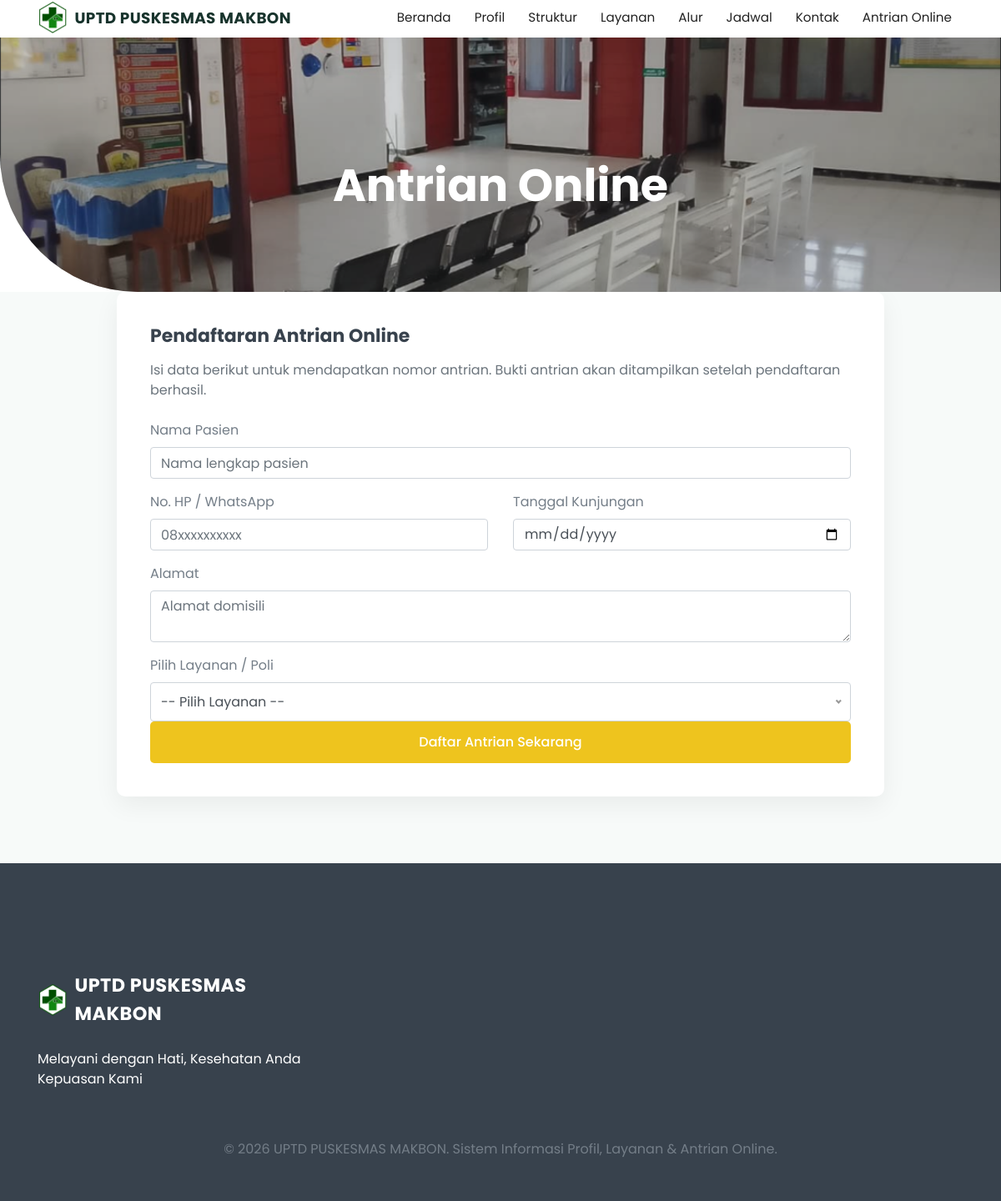
/antrian.php, run on the app's committed database.
### tables this page shows
CREATE TABLE `profil_puskesmas` (
  `id_profil` int NOT NULL,
  `nama_puskesmas` varchar(150) NOT NULL,
  `deskripsi_beranda` text,
  `visi` text,
  `misi` text,
  `sejarah` text,
  `alamat` text,
  `kontak` varchar(100) DEFAULT NULL,
  `email` varchar(100) DEFAULT NULL,
  `jam_operasional` varchar(150) DEFAULT NULL,
  `qr_bpjs` varchar(255) DEFAULT NULL
);

### includes/functions.php (called while the page is built, shortened)
<?php
function clean($str)
{
    return htmlspecialchars(trim($str ?? ''), ENT_QUOTES, 'UTF-8');
}

### antrian.php (the view, shortened to what this page needs)
<?php
$base = '';
$page_title = 'Antrian Online';
require_once __DIR__ . '/includes/header.php';
?>
<h4 class="mb-3">Pendaftaran Antrian Online</h4>
<p class="mb-4 text-muted">Isi data berikut untuk mendapatkan nomor antrian. Bukti antrian akan ditampilkan setelah pendaftaran berhasil.</p>
<form action="antrian_proses.php" method="POST">
    <div class="form-group mb-3">
        <label>Nama Pasien</label>
        <input type="text" class="form-control" name="nama_pasien" required placeholder="Nama lengkap pasien">
    </div>
    <div class="row">
        <div class="col-md-6 form-group mb-3">
            <label>No. HP / WhatsApp</label>
            <input type="text" class="form-control" name="no_hp" required placeholder="08xxxxxxxxxx">
        </div>
        <div class="col-md-6 form-group mb-3">
            <label>Tanggal Kunjungan</label>
            <input type="date" class="form-control" name="tanggal_antrian" min="<?= date('Y-m-d') ?>" required>
        </div>
    </div>
    <div class="form-group mb-3">
        <label>Alamat</label>
        <textarea name="alamat" class="form-control" rows="2" placeholder="Alamat domisili"></textarea>
    </div>
    <div class="form-group mb-4">
        <label>Pilih Layanan / Poli</label>
    </div>
    <button type="submit" class="main-btn w-100">Daftar Antrian Sekarang</button>
</form>
<?php require_once __DIR__ . '/includes/footer.php'; ?>

### includes/header.php (shortened to what this page needs)
<?php
require_once __DIR__ . '/functions.php';
require_once __DIR__ . '/../config/database.php';
$stmt = $pdo->query("SELECT * FROM profil_puskesmas LIMIT 1");
$profil = $stmt->fetch() ?: [];
$nama_puskesmas = $profil['nama_puskesmas'] ?? 'Puskesmas Makbon';
$base = $base ?? '';
?>
<!doctype html>
<html class="no-js" lang="id">
<head>
    <link rel="stylesheet" href="<?= $base ?>assets/traveland/css/animate.css">
    <link rel="stylesheet" href="<?= $base ?>assets/traveland/css/nice-select.css">
    <link rel="stylesheet" href="<?= $base ?>assets/traveland/css/LineIcons.2.0.css">
    <link rel="stylesheet" href="<?= $base ?>assets/traveland/css/bootstrap.4.5.2.min.css">
    <link rel="stylesheet" href="<?= $base ?>assets/traveland/css/default.css">
    <link rel="stylesheet" href="<?= $base ?>assets/traveland/css/style.css">
</head>
<body>
    <section class="header_area">
        <div class="header_navbar">
            <div class="container">
                <div class="row">
                    <div class="col-lg-12">
                        <nav class="navbar navbar-expand-lg">
                            <a class="navbar-brand navbar-brand-text d-flex align-items-center" href="<?= $base ?>index.php">
                                <img src="<?= $base ?>assets/img/logo.png?v=<?= time() ?>" alt="Logo" style="height: 50px; margin-right: 10px;">
                                <span><?= clean($nama_puskesmas) ?></span>
                            </a>
                            <div class="collapse navbar-collapse sub-menu-bar" id="navbarSupportedContent">
                                <ul id="nav" class="navbar-nav ml-auto">
                                    <li class="nav-item <?= (isset($page_title) && strpos($page_title, 'Beranda') !== false) ? 'active' : '' ?>"><a href="<?= $base ?>index.php">Beranda</a></li>
                                    <li class="nav-item <?= (isset($page_title) && strpos($page_title, 'Profil') !== false) ? 'active' : '' ?>"><a href="<?= $base ?>profil.php">Profil</a></li>
                                    <li class="nav-item <?= (isset($page_title) && strpos($page_title, 'Struktur') !== false) ? 'active' : '' ?>"><a href="<?= $base ?>struktur.php">Struktur</a></li>
                                    <li class="nav-item <?= (isset($page_title) && strpos($page_title, 'Layanan') !== false) ? 'active' : '' ?>"><a href="<?= $base ?>layanan.php">Layanan</a></li>
                                    <li class="nav-item <?= (isset($page_title) && strpos($page_title, 'Alur') !== false) ? 'active' : '' ?>"><a href="<?= $base ?>alur.php">Alur</a></li>
                                    <li class="nav-item <?= (isset($page_title) && strpos($page_title, 'Jadwal') !== false) ? 'active' : '' ?>"><a href="<?= $base ?>jadwal.php">Jadwal</a></li>
                                    <li class="nav-item <?= (isset($page_title) && strpos($page_title, 'Kontak') !== false) ? 'active' : '' ?>"><a href="<?= $base ?>kontak.php">Kontak</a></li>
                                    <li class="nav-item <?= (isset($page_title) && strpos($page_title, 'Tracking') !== false || isset($page_title) && strpos($page_title, 'Cek') !== false) ? 'active' : '' ?>"><a href="<?= $base ?>tracking.php">Antrian Online</a></li>
                                    </div>
                            </div>
                    </div>
                </div>
            </div>
        <?php if (!isset($page_title) || $page_title !== 'Beranda'): ?>
        <div class="header_slider header_slider_mini">
            <div class="single_slider bg_cover d-flex align-items-center" style="background-image: url(<?= $base ?>assets/img/lobby.png); height:100%;">
                <div class="container">
                    <div class="row">
                        <div class="col-lg-12">
                            <div class="slider_content text-center">
                                <h2 class="slider_title wow fadeInUp" data-wow-duration="1.3s" data-wow-delay="0.2s"><?= clean($page_title ?? 'Puskesmas Makbon') ?></h2>
                            </div>
                        </div>
                    </div>
                </div>
            </div>
        </div>
        <?php endif; ?>
    </section>
    <?php if (!isset($use_card_wrapper) || $use_card_wrapper === true): ?>
    <section class="main-content-section pb-120">
        <div class="container">
            <div class="row justify-content-center">
                <div class="col-lg-10">
                    <div class="content-card wow fadeInUp" data-wow-duration="1.3s" data-wow-delay="0.4s">
    <?php endif; ?>

### includes/footer.php (shortened to what this page needs)
<?php if (!isset($use_card_wrapper) || $use_card_wrapper === true): ?>
                    </div>
                </div>
            </div>
        </div>
    </section>
    <?php endif; ?>
    <section id="footer" class="footer_area">
        <div class="footer_widget pt-80 pb-50">
            <div class="container">
                <div class="row">
                    <div class="col-lg-4 col-md-6 order-md-1 order-lg-1">
                        <div class="footer_about mt-50">
                            <a href="<?= $base ?? '' ?>index.php" class="navbar-brand-text d-flex align-items-center" style="display:inline-flex;margin-bottom:14px; color:#fff; font-size:1.4rem; font-weight:700;">
                                <img src="<?= $base ?? '' ?>assets/img/logo.png?v=<?= time() ?>" alt="Logo" style="height: 50px; margin-right: 10px;">
                                <span style="color:#fff;"><?= clean($nama_puskesmas) ?></span>
                            </a>
                            <p><?= clean($profil['deskripsi_beranda'] ?? 'Melayani kesehatan masyarakat dengan cepat, ramah, dan terpercaya.') ?></p>
                        </div>
                    </div>
                </div>
            </div>
            <p class="text-center mt-60">&copy; <?= date('Y') ?> <?= clean($nama_puskesmas) ?>. Sistem Informasi Profil, Layanan & Antrian Online.</p>
        </div>
    </section>
</body>
</html>

### assets/traveland/css/default.css (style rules this page uses)
.mt-50 { margin-top: 50px; }
.mt-60 { margin-top: 60px; }
.pt-80 { padding-top: 80px; }
.pb-50 { padding-bottom: 50px; }
.pb-120 { padding-bottom: 120px; }

### assets/traveland/css/style.css (style rules this page uses)
body { font-family: "Poppins", sans-serif; font-weight: normal; font-style: normal; color: #747E88; }
* { margin: 0; padding: 0; -webkit-box-sizing: border-box; box-sizing: border-box; }
img { max-width: 100%; }
a { color: #EEC41E; }
i, span, a { display: inline-block; }
audio, canvas, iframe, img, svg, video { vertical-align: middle; }
h1, h2, h3, h4, h5, h6 { font-family: "Poppins", sans-serif; font-weight: 700; color: #38424D; margin: 0px; }
h2 { font-size: 36px; }
h4 { font-size: 22px; }
ul, ol { margin: 0px; padding: 0px; list-style-type: none; }
p { font-size: 16px; font-weight: 400; line-height: 24px; color: #747E88; margin: 0px; }
.bg_cover { background-position: center center; background-size: cover; background-repeat: no-repeat; width: 100%; height: 100%; }
.main-btn { display: inline-block; font-weight: 500; text-align: center; white-space: nowrap; vertical-align: middle; -webkit-user-select: none; -moz-user-select: none; -ms-user-select: none; user-select: none; border: 0; padding: 0 40px; font-size: 16px; height: 50px; line-height: 50px; border-radius: 5px; color: #fff; cursor: pointer; z-index: 5; -webkit-transition: all 0.4s ease-out 0s; transition: all 0.4s ease-out 0s; background-color: #EEC41E; }
.header_navbar { position: absolute; top: 0; left: 0; width: 100%; z-index: 99; -webkit-transition: all 0.3s ease-out 0s; transition: all 0.3s ease-out 0s; border-bottom: 2px solid rgba(255, 255, 255, 0.21); }
.navbar { padding: 0; border-radius: 5px; position: relative; -webkit-transition: all 0.3s ease-out 0s; transition: all 0.3s ease-out 0s; }
.navbar-brand { padding: 0; }
.navbar-nav .nav-item { position: relative; }
.navbar-nav .nav-item a { font-size: 16px; font-weight: 400; color: #fff; -webkit-transition: all 0.3s ease-out 0s; transition: all 0.3s ease-out 0s; padding: 30px 15px; position: relative; }
.navbar-nav .nav-item a::before { position: absolute; content: ''; bottom: -2px; left: 0; width: 0; height: 3px; background-color: #EEC41E; -webkit-transition: all 0.3s ease-out 0s; transition: all 0.3s ease-out 0s; }
.single_slider { height: 800px; position: relative; overflow: hidden; border-bottom-left-radius: 165px; }
.single_slider::before { position: absolute; content: ''; background-color: rgba(56, 66, 77, 0.24); width: 100%; height: 100%; left: 0; top: 0; }
.slider_content { padding-top: 80px; }
.slider_content .slider_title { font-size: 54px; color: #fff; margin-top: 15px; }
.footer_area { background-color: #38424D; }
.footer_about p { color: #fff; margin-top: 25px; }

### includes/header.php (style rules this page uses)
.header_navbar { background-color: #fff !important; box-shadow: 0px 20px 50px 0px rgba(0, 0, 0, 0.05) !important; position: fixed !important; }
.navbar-brand-text { font-size: 1.3rem; font-weight: 700; color: #17332c !important; letter-spacing: .02em; }
.header_navbar .navbar-brand-text { color: #17332c !important; }
.navbar-nav .nav-item a { color: #222 !important; }
@media (min-width: 992px) { .navbar-nav .nav-item a { padding: 10px 14px !important; font-size: 0.95rem !important; } }
@media (min-width: 992px) { .navbar-brand-text { font-size: 1.15rem; } }
@media (min-width: 992px) { .navbar-brand-text img { height: 40px !important; margin-right: 8px !important; } }
.header_slider_mini { height: 350px; position: relative; z-index: 1; }
.main-content-section { padding: 80px 0; background: #f7faf9; min-height: 50vh; }
.content-card { background: #fff; border-radius: 10px; padding: 40px; box-shadow: 0 10px 30px rgba(0,0,0,.06); margin-top: -80px; position: relative; z-index: 9; }

### data on the page
profil_puskesmas: nama_puskesmas "UPTD PUSKESMAS MAKBON", deskripsi_beranda "Melayani dengan Hati, Kesehatan Anda Kepuasan Kami"

### other printed values
$page_title "Antrian Online"
